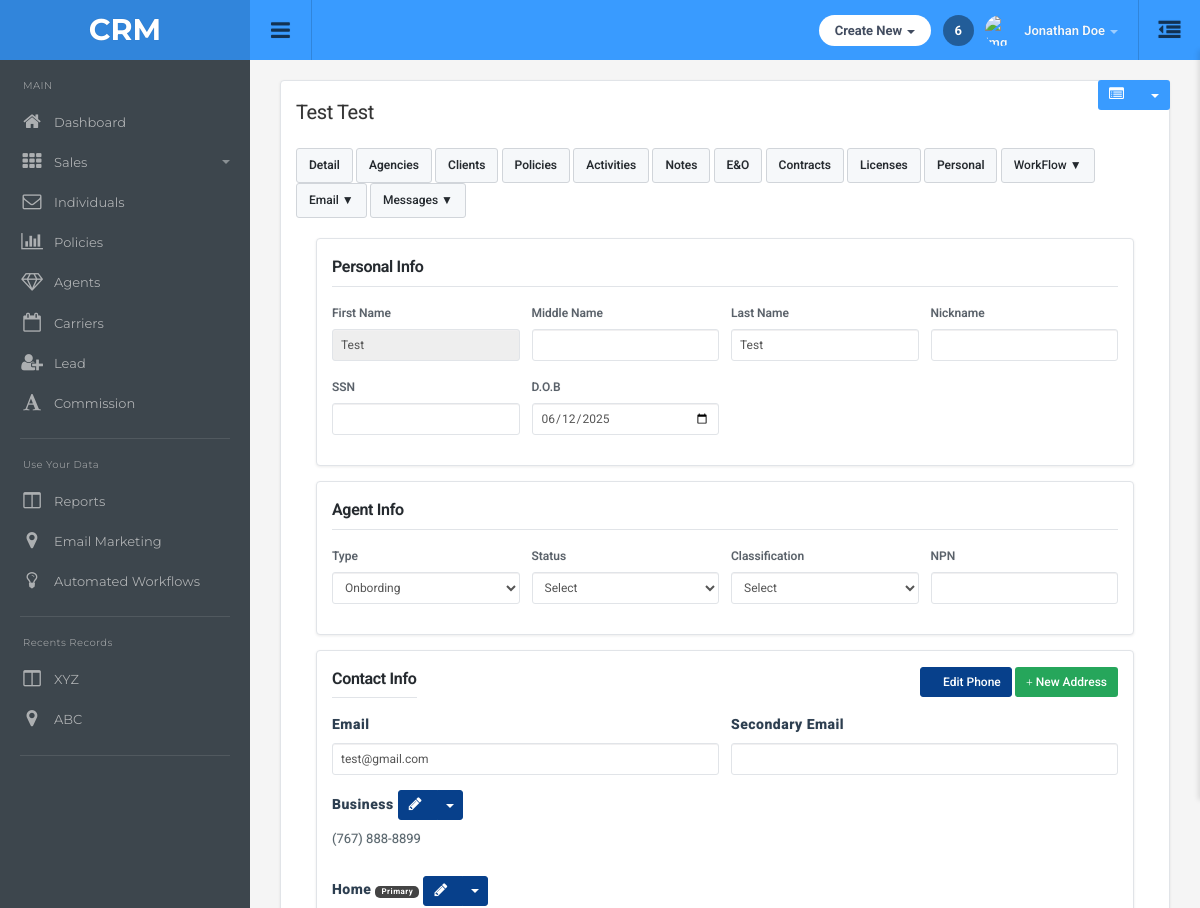
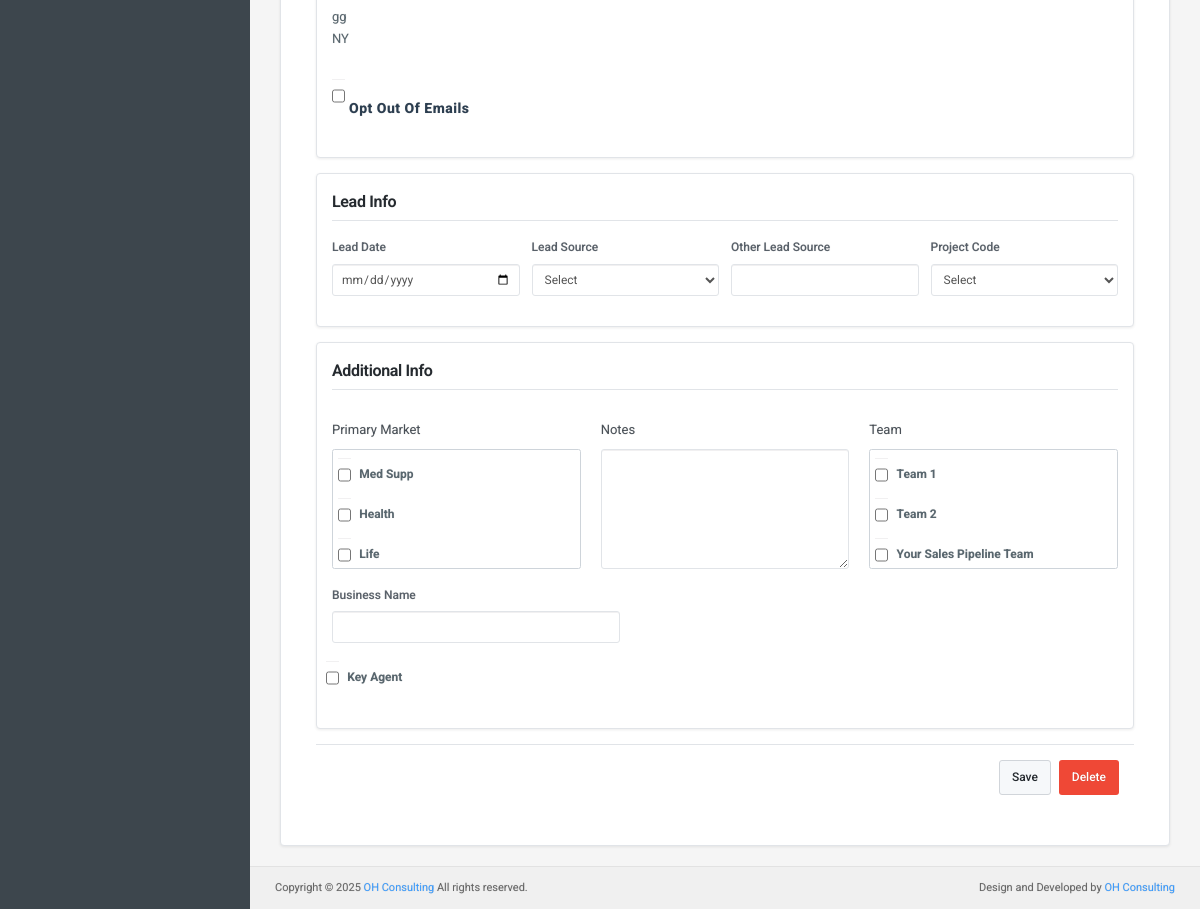
Before: /agency/detail/1/ with the older database file (2 pictures, top to bottom).
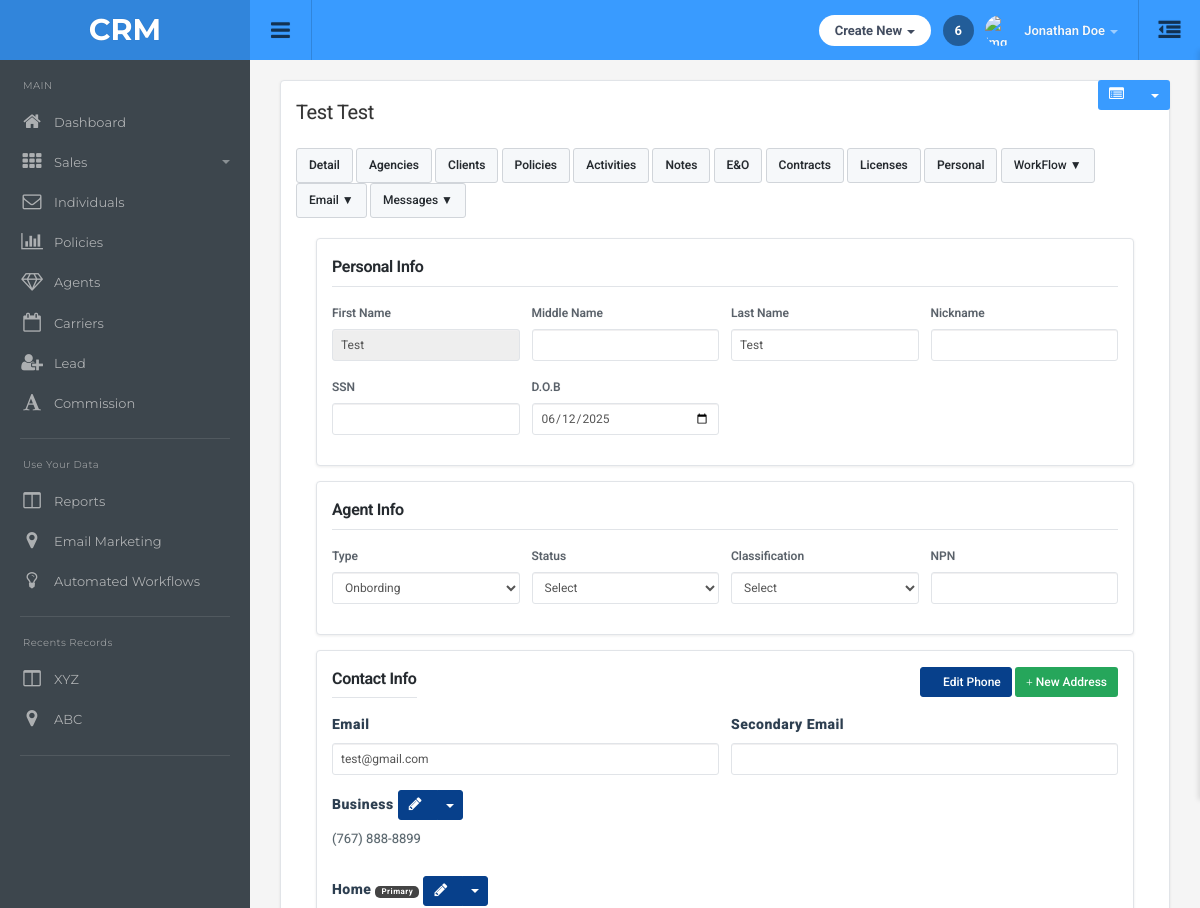
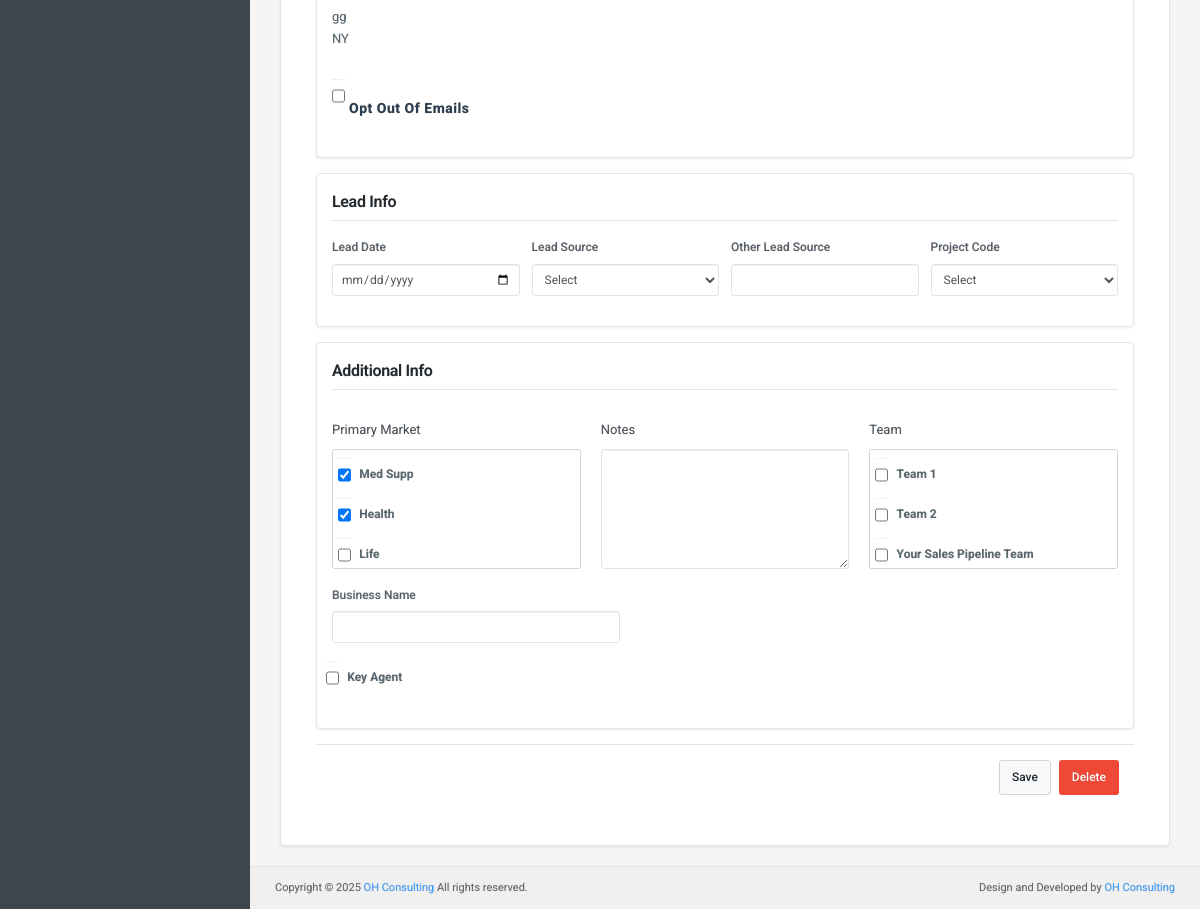
After: the same page with the newer database file (2 pictures, top to bottom).
### main/models.py (models this page shows)
class AgentPhone(models.Model):
    agent_name = models.ForeignKey(Agent, on_delete=models.CASCADE, related_name='agent_phones')
    phone_type = models.CharField(max_length=50, blank=True, null=True)
    number = models.CharField(max_length=10, blank=True, null=True)
    extension = models.CharField(max_length=10, blank=True, null=True)

class AgentAddress(models.Model):
    agent_name = models.ForeignKey(Agent, on_delete=models.CASCADE, related_name='agent_addresses')
    address_type = models.CharField(max_length=50, choices=ADDRESS_TYPE_CHOICES,blank=True, null=True)
    address1 = models.CharField(max_length=255, blank=True, null=True)
    address2 = models.CharField(max_length=255, blank=True, null=True)
    city = models.CharField(max_length=100, blank=True, null=True)
    state = models.CharField(max_length=100)
    zip_code = models.CharField(max_length=10, blank=True, null=True)
    county = models.CharField(max_length=100, blank=True, null=True)
    description = models.TextField(blank=True, null=True)
    primary = models.BooleanField(default=False)

class Agent_details(models.Model):
    agent = models.ForeignKey(Agent,on_delete=models.CASCADE,related_name="agent_detail")
    middle_name = models.CharField(max_length=100,null=True,blank=True)
    nick_name = models.CharField(max_length=100,null=True,blank=True)
    ssn = models.CharField(max_length=100,null=True,blank=True)
    date_of_birth = models.DateField(null=True,blank=True)
    classification = models.CharField(max_length=100,null=True,blank=True)
    secondary_email = models.EmailField(null=True,blank=True)
    lead_date = models.DateField(null=True,blank=True)
    lead_source = models.CharField(max_length=100,null=True,blank=True)
    other_lead_source = models.CharField(max_length=100,null=True,blank=True)
    project_code = models.CharField(max_length=100,null=True,blank=True)
    primary_market = MultiSelectField(choices=PRIMARY_MARKET_CHOICES, null=True,blank=True)
    notes = models.TextField(null=True,blank=True)
    team = MultiSelectField(choices=TEAM_CHOICES,null=True,blank=True)
    business_name = models.CharField(max_length=100,null=True,blank=True)
    key_agent = models.BooleanField(default=False)

### main/views.py (the view, shortened to what this page needs)
# urls.py: path('agency/detail/<int:agent_id>/', views.agent_detail, name='agent_detail'),
def agent_detail(request, agent_id):
    agent = get_object_or_404(Agent, id=agent_id)
    agent_details, _ = Agent_details.objects.get_or_create(agent=agent)
    agent_phones = AgentPhone.objects.filter(agent_name=agent)
    agent_address = AgentAddress.objects.filter(agent_name=agent)
    agent_agencies = AgentAgencies.objects.filter(agent=agent)
    activities = Agent_Activity.objects.filter(agent=agent)
    notes = AgentNotes.objects.filter(agent=agent)
    due_activities = Agent_Activity.objects.filter(agent=agent , due_date__isnull=False)
    pin_notess = AgentNotes.objects.filter(agent=agent, pin_note=True)
    contract = Agents_contract.objects.filter(agent=agent)
    license = Agent_license.objects.filter(agent=agent)
    agent_eo, _ = Agent_EO.objects.get_or_create(agent=agent)
    agent_personal, _ = Agent_personal.objects.get_or_create(agent=agent)
    agencies = Agency.objects.all()
    carriers = Carrier.objects.all()
    servicing_individuals = Individuals.objects.filter(servicing_agent=agent).prefetch_related('individual_detail')
    policies = Policy.objects.filter(agent=agent).prefetch_related(
    'policy_coverage__carrier_product',
    'policy_details',
    'individual',
    'carrier')
    individual_type_counts = (
        servicing_individuals
        .values('individual_type')
        .annotate(count=Count('id'))
        .order_by('individual_type')
    )
    policy_coverage_counts = (
        Policy.objects.filter(agent=agent)
        .values('coverage_type')
        .annotate(count=Count('id'))
        .order_by('coverage_type')
    )
    phone_dict = {phone.phone_type.lower(): phone for phone in agent_phones}
    primary_address = agent_address.filter(agent_name=agent)
    return render(request, 'agent/agencydetail.html', {
        'agent': agent,
        'agent_details': agent_details,
        'phone_dict': phone_dict,
        'primary_address': primary_address,
        'agent_phones': agent_phones,
        'agent_address': agent_address,
        'agent_agencies': agent_agencies,
        'agencies': agencies,
        'activities': activities,
        'notes': notes,
        'eo': agent_eo,
        'carriers': carriers,
        'contract': contract,
        'agent_personal':agent_personal,
        'license':license,
        'servicing_individuals': servicing_individuals,
        'policies': policies,
        'individual_type_counts': individual_type_counts,
        'policy_coverage_counts': policy_coverage_counts,
        'due_activities': due_activities,
        'pin_notess': pin_notess,
    })

### main/models.py (called while the page is built)
    def __str__(self):
        return self.name

### main/templatetags/phone_filters.py (called while the page is built)
@register.filter
def format_phone(value):
    if value and len(value) == 10 and value.isdigit():
        return f"({value[0:3]}) {value[3:6]}-{value[6:]}"
    return value

### templates/agent/agencydetail.html (shortened to what the changed rows need)
{% extends "dashboard/base.html" %}
{% load static %}
{% load phone_filters %}
{% block main-content %}
<div class="main-content-wrapper">
    <div class="container-default">
        <div class="content-wrapper">
            <div class="search-agents-container">
                <div class="page-header-row">
                    <h1 class="page-title">{{agent.first_name}} {{agent.last_name}}</h1>
                </div>
                <div class="tab-content">
                    {% include "agent/agent_detail.html" %}
                    {% include "agent/agencypolicy.html" %}
                </div>
            </div>
        </div>
    </div>
</div>
{% endblock %}

### templates/agent/agent_detail.html (shortened to what the changed rows need)
{% load phone_filters %}
<div id="detail-content" class="tab-pane active">
    <form action="" method="POST">
    <div class="agent-info-container">
        <h1 class="section-title">Personal Info</h1>
        <div class="form-group-row">
            <div class="form-group-col">
                <label>D.O.B</label>
                <input type="date" class="form-control" value="{{agent_details.date_of_birth|date:'Y-m-d'}}" name="date_of_birth">
            </div>
        </div>
    </div>
    <div class="agent-info-container">
        <h1 class="section-title">Agent Info</h1>
    </div>
   <div class="agent-info-container">
    <div class="section-header">
        <h1 class="section-title" style="margin: 0;">Contact Info</h1>
    </div>
    <div class="form-group-row">
        {% for phone in agent_phones %}
        <div class="form-group-col position-relative">
            <label class="contact-info-label d-flex justify-content-between align-items-center mb-1">
                <span>{{phone.phone_type}}</span>
                <span class="btn-group">
                    <button type="button" class="btn btn-sm btn-primary" data-toggle="modal"
                        data-target="#editPhoneModal"><i class="fa fa-pencil"></i></button>
                    <button type="button" class="btn btn-sm btn-primary dropdown-toggle" data-toggle="dropdown">
                        <span class="caret"></span>
                    </button>
                </span>
            </label>
            <p class="contact-info-field">{{phone.number|format_phone}}</p>
        </div>
        {% endfor %}
    </div>
    <div class="form-group-row">
        {% for add in agent_address %}
        <div class="form-group-col position-relative">
            <label class="contact-info-label d-flex justify-content-between align-items-center mb-1">
                <span>
                    {{ add.address_type }}
                    {% if add.primary %}
                        <span class="badge badge-success">Primary</span>
                    {% endif %}
                </span>
                <span class="btn-group">
                    <button type="button" class="btn btn-sm btn-primary" data-toggle="modal"
                        data-target="#newAddressModal"><i class="fa fa-pencil"></i></button>
                    <button type="button" class="btn btn-sm btn-primary dropdown-toggle" data-toggle="dropdown">
                        <span class="caret"></span>
                    </button>
                </span>
            </label>
            <p class="contact-info-field">{{ add.address1 }} {{ add.address2 }} <br> {{ add.city }} {{ add.state }} <br> {{ add.zip_code }}</p>
        </div>
        {% endfor %}
    </div>
</div>
    <div class="agent-info-container">
        <h1 class="section-title">Lead Info</h1>
    </div>
    <div class="agent-info-container">
        <h1 class="section-title">Additional Info</h1>
        <div class="multi-checkbox-group">
            <div class="multi-checkbox-section">
                <div class="checkbox-container">
                    <div class="checkbox-item">
                        <input type="checkbox" id="market1" name="primary_market[]" value="Med Supp" {% if agent_details and 'Med Supp' in agent_details.primary_market %}checked{% endif %}>
                        <label for="market1">Med Supp</label>
                    </div>
                    <div class="checkbox-item">
                        <input type="checkbox" id="market2" name="primary_market[]" value="Health" {% if agent_details and 'Health' in agent_details.primary_market %}checked{% endif %}>
                        <label for="market2">Health</label>
                    </div>
                    <div class="checkbox-item">
                        <input type="checkbox" id="market3" name="primary_market[]" value="Life" {% if agent_details and 'Life' in agent_details.primary_market %}checked{% endif %}>
                        <label for="market3">Life</label>
                    </div>
                </div>
            </div>
            <div class="multi-checkbox-section">
                <div class="checkbox-container">
                    <div class="checkbox-item">
                        <input type="checkbox" id="team1" name="team[]" value="Team 1" {% if agent_details and 'Team 1' in agent_details.team %}checked{% endif %}>
                        <label for="team1">Team 1</label>
                    </div>
                    <div class="checkbox-item">
                        <input type="checkbox" id="team2" name="team[]" value="Team 2" {% if agent_details and 'Team 2' in agent_details.team %}checked{% endif %}>
                        <label for="team2">Team 2</label>
                    </div>
                    <div class="checkbox-item">
                        <input type="checkbox" id="team3" name="team[]" value="Your Sales Pipeline Team" {% if agent_details and 'Your Sales Pipeline Team' in agent_details.team %}checked{% endif %}>
                        <label for="team3">Your Sales Pipeline Team</label>
                    </div>
                </div>
            </div>
        </div>
        <div class="keyagent-name-section">
            <div class="form-group-row">
                <div class="checkbox-item">
                    <input type="checkbox" id="rep3" name="key_agent" {% if agent_details.key_agent %}checked{% endif %}>
                    <label for="rep3">Key Agent </label>
                </div>
            </div>
        </div>
    </div>
</form>
</div>

Changed rows visible on the page:
changed Agent_details: primary_market "☐" → "☑"
